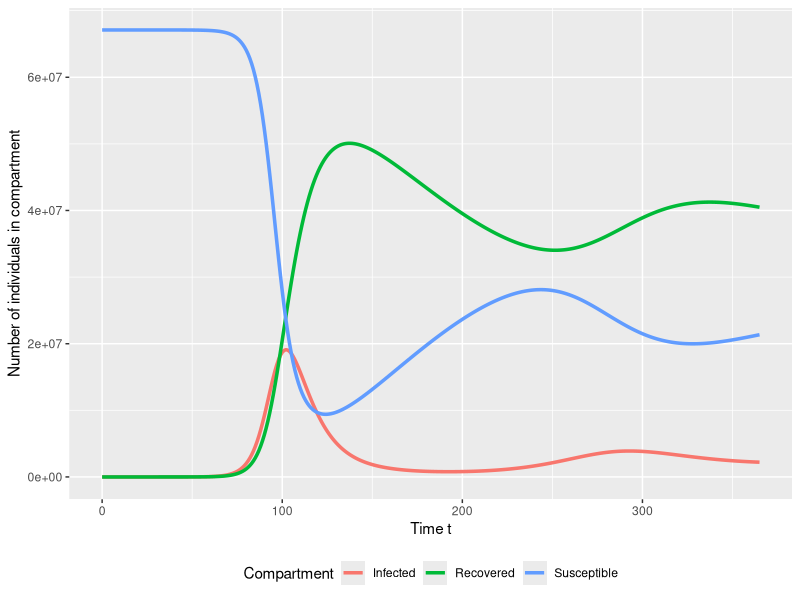

Source code (R):
# install.packages('tidyverse')
# install.packages('ggplot')

# Load required packages (use above code to install packages if not done before)
library(tidyverse)
library(ggplot2)

# Define SIRS model as follows:
sirs <- function(N, beta, gamma, xi, t.end, dt){
  # Arguments:
  # - N = population size
  # - beta = rate of infection, gamma = rate of recovery, xi = rate of loss of immunity
  # - t.end = end of time period
  # - dt = time increment size
  
  # Initialise sizes of compartments:
  St <- N    
  It <- 1
  Rt <- 0 
  
  # Initialise vectors to store the values at each iteration:
  Susceptible <- c(N)
  Infected <- c(1)
  Recovered <- c(0)
  
  # Create vector of time iterations:
  t <- seq(0, t.end, dt)
  
  # Loop over the time iterations vector:
  for (i in 2:length(t)){
    # These are the solutions to the SIRS differential equations
    St <- St + (xi*Rt - beta*St*It/N)*dt
    It <- It + (beta*St*It/N - gamma*It)*dt
    Rt <- Rt + (gamma*It - xi*Rt)*dt
    
    # Add the new values to the results vector:
    Susceptible <- append(Susceptible, St)
    Infected <- append(Infected, It)
    Recovered <- append(Recovered, Rt)
  }
  
  return(data.frame(t, Susceptible, Infected, Recovered)) 
}

# Here we plot some example data with N = 67100000 (population of the UK):
data <- sirs(67100000, 0.3, 1/10, 1/152, 365, 1)
View(data)
data1 <- pivot_longer(data, cols=c(2,3,4), names_to='cat', values_to = 'n')
ggplot(data1, aes(x=t, y=n, color=cat)) + geom_line(size=1.2) + xlab('Time t') + ylab('Number of individuals in compartment') + labs(color='Compartment') + theme(legend.position='bottom')
